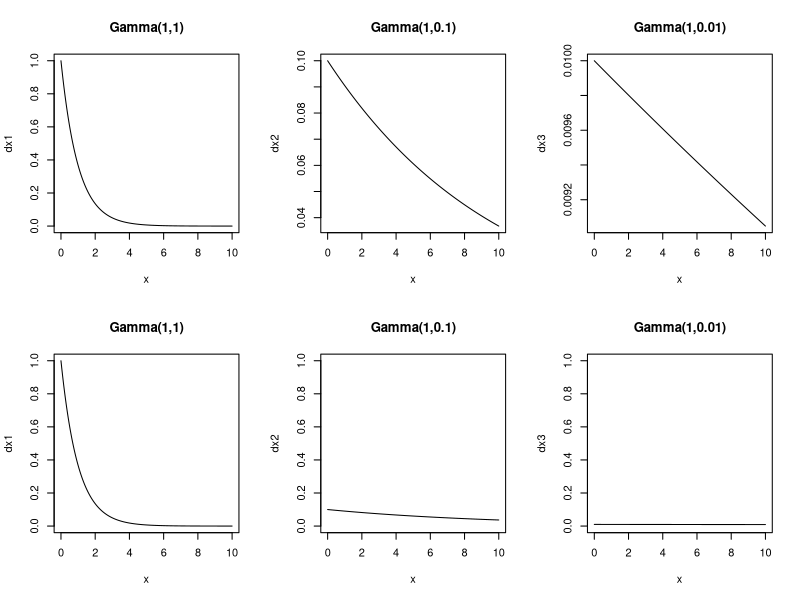

R code for this plot:
## ---- chunk 1
knitr::opts_chunk$set(echo = TRUE)
## ---- chunk 2
x <- seq(0, 10, 0.01)                   # alguns possiveis valores para X
dx1 <- dgamma(x, shape=1, rate=1)       # densidade Gama(alfa=1, beta=1)
dx2 <- dgamma(x, shape=1, rate=0.1)
dx3 <- dgamma(x, shape=1, rate=0.01)
par(mfrow=c(2,3))
plot(x, dx1, type="l", main="Gamma(1,1)")
plot(x, dx2, type="l", main="Gamma(1,0.1)")
plot(x, dx3, type="l", main="Gamma(1,0.01)")

# Alguma configuração de parâmetros indica conhecimento não informativo???  
# Olhando melhor e fixando a escala do eixo $Y$.
plot(x, dx1, type="l", main="Gamma(1,1)", ylim=c(0,1))
plot(x, dx2, type="l", main="Gamma(1,0.1)", ylim=c(0,1))
plot(x, dx3, type="l", main="Gamma(1,0.01)", ylim=c(0,1))
